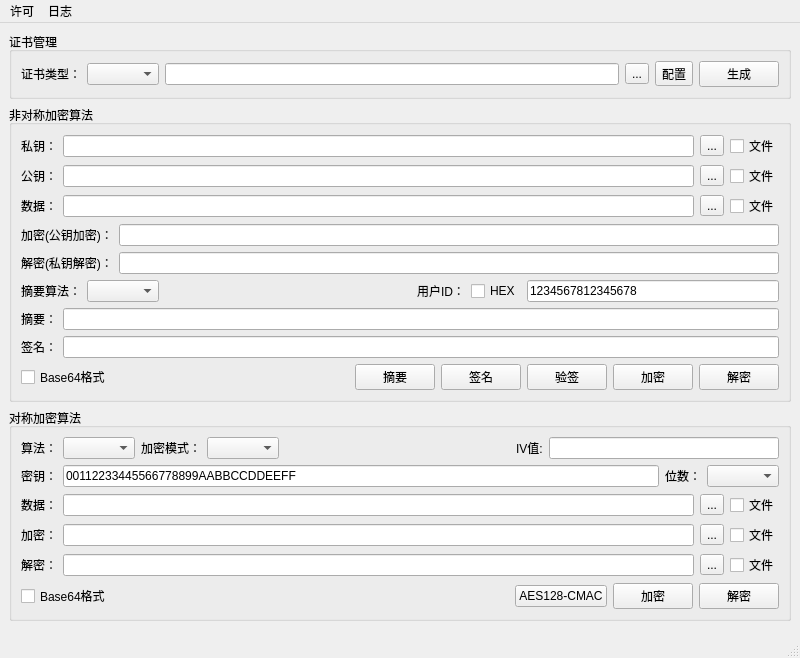
<?xml version="1.0" encoding="UTF-8"?>
<ui version="4.0">
 <class>MainWindow</class>
 <widget class="QMainWindow" name="MainWindow">
  <property name="geometry">
   <rect>
    <x>0</x>
    <y>0</y>
    <width>800</width>
    <height>658</height>
   </rect>
  </property>
  <property name="windowTitle">
   <string>MainWindow</string>
  </property>
  <widget class="QWidget" name="centralwidget">
   <layout class="QGridLayout" name="gridLayout_3">
    <item row="1" column="0">
     <widget class="QGroupBox" name="groupBox_2">
      <property name="title">
       <string>非对称加密算法</string>
      </property>
      <layout class="QGridLayout" name="gridLayout_2">
       <item row="0" column="0">
        <layout class="QHBoxLayout" name="horizontalLayout_3">
         <item>
          <widget class="QLabel" name="label_2">
           <property name="text">
            <string>私钥：</string>
           </property>
          </widget>
         </item>
         <item>
          <widget class="QLineEdit" name="aeaPrivateLineEdit">
           <property name="text">
            <string/>
           </property>
          </widget>
         </item>
         <item>
          <widget class="QToolButton" name="aeaPrivateToolButton">
           <property name="text">
            <string>...</string>
           </property>
          </widget>
         </item>
         <item>
          <widget class="QCheckBox" name="aeaPrivateFileCheckBox">
           <property name="text">
            <string>文件</string>
           </property>
           <property name="checked">
            <bool>false</bool>
           </property>
          </widget>
         </item>
        </layout>
       </item>
       <item row="1" column="0">
        <layout class="QHBoxLayout" name="horizontalLayout_5">
         <item>
          <widget class="QLabel" name="label_3">
           <property name="text">
            <string>公钥：</string>
           </property>
          </widget>
         </item>
         <item>
          <widget class="QLineEdit" name="aeaPublicLineEdit">
           <property name="text">
            <string/>
           </property>
          </widget>
         </item>
         <item>
          <widget class="QToolButton" name="aeaPublicToolButton">
           <property name="text">
            <string>...</string>
           </property>
          </widget>
         </item>
         <item>
          <widget class="QCheckBox" name="aeaPublicFileCheckBox">
           <property name="text">
            <string>文件</string>
           </property>
          </widget>
         </item>
        </layout>
       </item>
       <item row="2" column="0">
        <layout class="QHBoxLayout" name="horizontalLayout_4">
         <item>
          <widget class="QLabel" name="label_6">
           <property name="text">
            <string>数据：</string>
           </property>
          </widget>
         </item>
         <item>
          <widget class="QLineEdit" name="aeaDataLineEdit">
           <property name="text">
            <string/>
           </property>
          </widget>
         </item>
         <item>
          <widget class="QToolButton" name="aeaDataToolButton">
           <property name="text">
            <string>...</string>
           </property>
          </widget>
         </item>
         <item>
          <widget class="QCheckBox" name="aeaDataFileCheckBox">
           <property name="text">
            <string>文件</string>
           </property>
          </widget>
         </item>
        </layout>
       </item>
       <item row="3" column="0">
        <layout class="QHBoxLayout" name="horizontalLayout_12">
         <item>
          <widget class="QLabel" name="label_8">
           <property name="text">
            <string>加密(公钥加密)：</string>
           </property>
          </widget>
         </item>
         <item>
          <widget class="QLineEdit" name="aeaEncryptLineEdit">
           <property name="text">
            <string/>
           </property>
          </widget>
         </item>
        </layout>
       </item>
       <item row="4" column="0">
        <layout class="QHBoxLayout" name="horizontalLayout_11">
         <item>
          <widget class="QLabel" name="label_7">
           <property name="text">
            <string>解密(私钥解密)：</string>
           </property>
          </widget>
         </item>
         <item>
          <widget class="QLineEdit" name="aeaDecryptLineEdit">
           <property name="text">
            <string/>
           </property>
          </widget>
         </item>
        </layout>
       </item>
       <item row="5" column="0">
        <layout class="QHBoxLayout" name="horizontalLayout_20">
         <item>
          <widget class="QLabel" name="label_16">
           <property name="text">
            <string>摘要算法：</string>
           </property>
          </widget>
         </item>
         <item>
          <widget class="QComboBox" name="aeaDigestComboBox"/>
         </item>
         <item>
          <spacer name="horizontalSpacer_4">
           <property name="orientation">
            <enum>Qt::Horizontal</enum>
           </property>
           <property name="sizeHint" stdset="0">
            <size>
             <width>40</width>
             <height>20</height>
            </size>
           </property>
          </spacer>
         </item>
         <item>
          <widget class="QLabel" name="aeaUserIdLabel">
           <property name="text">
            <string>用户ID：</string>
           </property>
          </widget>
         </item>
         <item>
          <widget class="QCheckBox" name="aeaUserIdIsHexCheckBox">
           <property name="text">
            <string>HEX</string>
           </property>
          </widget>
         </item>
         <item>
          <widget class="QLineEdit" name="aeaUserIdLineEdit">
           <property name="sizePolicy">
            <sizepolicy hsizetype="Expanding" vsizetype="Fixed">
             <horstretch>0</horstretch>
             <verstretch>0</verstretch>
            </sizepolicy>
           </property>
           <property name="text">
            <string>1234567812345678</string>
           </property>
          </widget>
         </item>
        </layout>
       </item>
       <item row="6" column="0">
        <layout class="QHBoxLayout" name="horizontalLayout_6">
         <item>
          <widget class="QLabel" name="label_5">
           <property name="text">
            <string>摘要：</string>
           </property>
          </widget>
         </item>
         <item>
          <widget class="QLineEdit" name="aeaDigestLineEdit"/>
         </item>
        </layout>
       </item>
       <item row="7" column="0">
        <layout class="QHBoxLayout" name="horizontalLayout_7">
         <item>
          <widget class="QLabel" name="label_4">
           <property name="text">
            <string>签名：</string>
           </property>
          </widget>
         </item>
         <item>
          <widget class="QLineEdit" name="aeaSignLineEdit"/>
         </item>
        </layout>
       </item>
       <item row="8" column="0">
        <layout class="QHBoxLayout" name="horizontalLayout_8">
         <item>
          <widget class="QCheckBox" name="aeaBase64CheckBox">
           <property name="text">
            <string>Base64格式</string>
           </property>
          </widget>
         </item>
         <item>
          <spacer name="horizontalSpacer">
           <property name="orientation">
            <enum>Qt::Horizontal</enum>
           </property>
           <property name="sizeHint" stdset="0">
            <size>
             <width>516</width>
             <height>20</height>
            </size>
           </property>
          </spacer>
         </item>
         <item>
          <widget class="QPushButton" name="aeaDigestPushButton">
           <property name="text">
            <string>摘要</string>
           </property>
          </widget>
         </item>
         <item>
          <layout class="QHBoxLayout" name="horizontalLayout_9"/>
         </item>
         <item>
          <widget class="QPushButton" name="aeaSignPushButton">
           <property name="text">
            <string>签名</string>
           </property>
          </widget>
         </item>
         <item>
          <widget class="QPushButton" name="aeaVerifySignPushButton">
           <property name="text">
            <string>验签</string>
           </property>
          </widget>
         </item>
         <item>
          <layout class="QHBoxLayout" name="horizontalLayout_10"/>
         </item>
         <item>
          <widget class="QPushButton" name="aeaEncryptPushButton">
           <property name="text">
            <string>加密</string>
           </property>
          </widget>
         </item>
         <item>
          <widget class="QPushButton" name="aeaDecryptPushButton">
           <property name="text">
            <string>解密</string>
           </property>
          </widget>
         </item>
        </layout>
       </item>
      </layout>
     </widget>
    </item>
    <item row="0" column="0">
     <widget class="QGroupBox" name="groupBox">
      <property name="title">
       <string>证书管理</string>
      </property>
      <layout class="QGridLayout" name="gridLayout">
       <item row="0" column="0">
        <layout class="QHBoxLayout" name="horizontalLayout">
         <item>
          <widget class="QLabel" name="label">
           <property name="text">
            <string>证书类型：</string>
           </property>
          </widget>
         </item>
         <item>
          <widget class="QComboBox" name="certTypeComboBox"/>
         </item>
         <item>
          <widget class="QLineEdit" name="certOutputDirLineEdit"/>
         </item>
         <item>
          <widget class="QToolButton" name="outputDirToolButton">
           <property name="text">
            <string>...</string>
           </property>
          </widget>
         </item>
         <item>
          <widget class="QToolButton" name="certConfigureToolButton">
           <property name="text">
            <string>配置</string>
           </property>
          </widget>
         </item>
         <item>
          <widget class="QPushButton" name="genCertPushButton">
           <property name="text">
            <string>生成</string>
           </property>
          </widget>
         </item>
        </layout>
       </item>
       <item row="1" column="0">
        <layout class="QHBoxLayout" name="horizontalLayout_2"/>
       </item>
      </layout>
     </widget>
    </item>
    <item row="2" column="0">
     <widget class="QGroupBox" name="groupBox_3">
      <property name="title">
       <string>对称加密算法</string>
      </property>
      <layout class="QGridLayout" name="gridLayout_4">
       <item row="3" column="0">
        <layout class="QHBoxLayout" name="horizontalLayout_14">
         <item>
          <widget class="QLabel" name="label_9">
           <property name="text">
            <string>加密：</string>
           </property>
          </widget>
         </item>
         <item>
          <widget class="QLineEdit" name="seaEncryptLineEdit"/>
         </item>
         <item>
          <widget class="QToolButton" name="seaEncryptToolButton">
           <property name="text">
            <string>...</string>
           </property>
          </widget>
         </item>
         <item>
          <widget class="QCheckBox" name="seaEncryptFileCheckBox">
           <property name="text">
            <string>文件</string>
           </property>
          </widget>
         </item>
        </layout>
       </item>
       <item row="1" column="0">
        <layout class="QHBoxLayout" name="horizontalLayout_13">
         <item>
          <widget class="QLabel" name="label_11">
           <property name="text">
            <string>密钥：</string>
           </property>
          </widget>
         </item>
         <item>
          <widget class="QLineEdit" name="seaKeyLineEdit">
           <property name="text">
            <string>00112233445566778899AABBCCDDEEFF</string>
           </property>
          </widget>
         </item>
         <item>
          <widget class="QLabel" name="label_14">
           <property name="text">
            <string>位数：</string>
           </property>
          </widget>
         </item>
         <item>
          <widget class="QComboBox" name="seaKeyBitsComboBox"/>
         </item>
        </layout>
       </item>
       <item row="5" column="0">
        <layout class="QHBoxLayout" name="horizontalLayout_16">
         <item>
          <widget class="QCheckBox" name="seaBase64CheckBox">
           <property name="text">
            <string>Base64格式</string>
           </property>
          </widget>
         </item>
         <item>
          <spacer name="horizontalSpacer_2">
           <property name="orientation">
            <enum>Qt::Horizontal</enum>
           </property>
           <property name="sizeHint" stdset="0">
            <size>
             <width>40</width>
             <height>20</height>
            </size>
           </property>
          </spacer>
         </item>
         <item>
          <widget class="QPushButton" name="aes128cmacPushButton">
           <property name="text">
            <string>AES128-CMAC</string>
           </property>
          </widget>
         </item>
         <item>
          <layout class="QHBoxLayout" name="horizontalLayout_19"/>
         </item>
         <item>
          <widget class="QPushButton" name="seaEncryptPushButton">
           <property name="text">
            <string>加密</string>
           </property>
          </widget>
         </item>
         <item>
          <widget class="QPushButton" name="seaDecryptPushButton">
           <property name="text">
            <string>解密</string>
           </property>
          </widget>
         </item>
        </layout>
       </item>
       <item row="4" column="0">
        <layout class="QHBoxLayout" name="horizontalLayout_15">
         <item>
          <widget class="QLabel" name="label_10">
           <property name="text">
            <string>解密：</string>
           </property>
          </widget>
         </item>
         <item>
          <widget class="QLineEdit" name="seaDecryptLineEdit"/>
         </item>
         <item>
          <widget class="QToolButton" name="seaDecryptToolButton">
           <property name="text">
            <string>...</string>
           </property>
          </widget>
         </item>
         <item>
          <widget class="QCheckBox" name="seaDecryptFileCheckBox">
           <property name="text">
            <string>文件</string>
           </property>
          </widget>
         </item>
        </layout>
       </item>
       <item row="2" column="0">
        <layout class="QHBoxLayout" name="horizontalLayout_17">
         <item>
          <widget class="QLabel" name="label_12">
           <property name="text">
            <string>数据：</string>
           </property>
          </widget>
         </item>
         <item>
          <widget class="QLineEdit" name="seaDataLineEdit"/>
         </item>
         <item>
          <widget class="QToolButton" name="seaDataToolButton">
           <property name="text">
            <string>...</string>
           </property>
          </widget>
         </item>
         <item>
          <widget class="QCheckBox" name="seaDataFileCheckBox">
           <property name="text">
            <string>文件</string>
           </property>
          </widget>
         </item>
        </layout>
       </item>
       <item row="0" column="0">
        <layout class="QHBoxLayout" name="horizontalLayout_18">
         <item>
          <widget class="QLabel" name="label_13">
           <property name="text">
            <string>算法：</string>
           </property>
          </widget>
         </item>
         <item>
          <widget class="QComboBox" name="seaAlgoComboBox"/>
         </item>
         <item>
          <widget class="QLabel" name="label_15">
           <property name="text">
            <string>加密模式：</string>
           </property>
          </widget>
         </item>
         <item>
          <widget class="QComboBox" name="seaEncryptModeComboBox"/>
         </item>
         <item>
          <spacer name="horizontalSpacer_3">
           <property name="orientation">
            <enum>Qt::Horizontal</enum>
           </property>
           <property name="sizeHint" stdset="0">
            <size>
             <width>40</width>
             <height>20</height>
            </size>
           </property>
          </spacer>
         </item>
         <item>
          <widget class="QLabel" name="seaIvLabel">
           <property name="text">
            <string>IV值:</string>
           </property>
          </widget>
         </item>
         <item>
          <widget class="QLineEdit" name="seaIvLineEdit"/>
         </item>
        </layout>
       </item>
      </layout>
     </widget>
    </item>
    <item row="3" column="0">
     <spacer name="verticalSpacer">
      <property name="orientation">
       <enum>Qt::Vertical</enum>
      </property>
      <property name="sizeHint" stdset="0">
       <size>
        <width>20</width>
        <height>40</height>
       </size>
      </property>
     </spacer>
    </item>
   </layout>
  </widget>
  <widget class="QMenuBar" name="menubar">
   <property name="geometry">
    <rect>
     <x>0</x>
     <y>0</y>
     <width>800</width>
     <height>21</height>
    </rect>
   </property>
   <widget class="QMenu" name="licenseMenu">
    <property name="title">
     <string>许可</string>
    </property>
   </widget>
   <widget class="QMenu" name="logManagerMenu">
    <property name="title">
     <string>日志</string>
    </property>
   </widget>
   <addaction name="licenseMenu"/>
   <addaction name="logManagerMenu"/>
  </widget>
  <widget class="QStatusBar" name="statusbar"/>
 </widget>
 <resources/>
 <connections/>
</ui>
